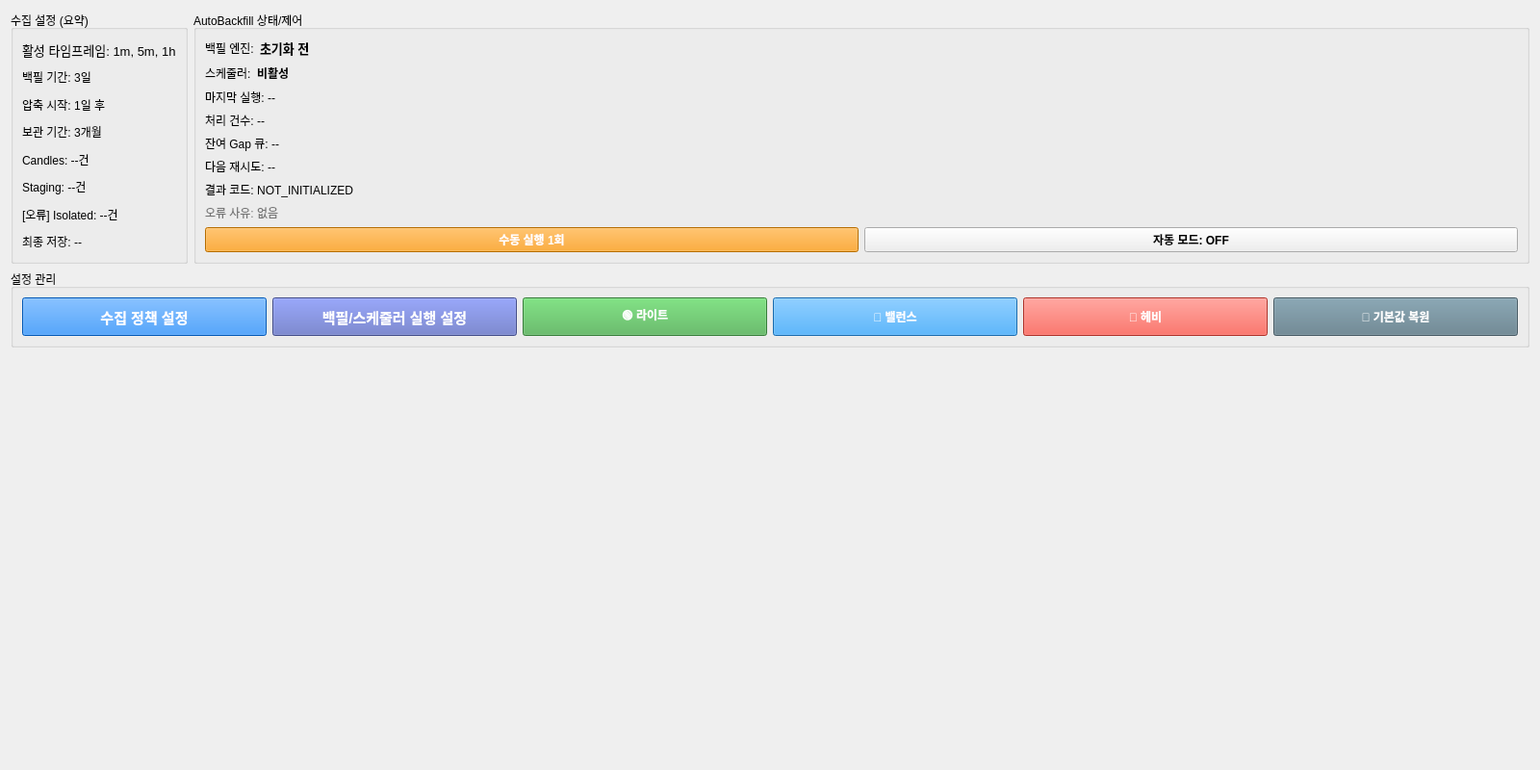
<?xml version="1.0" encoding="UTF-8"?>
<ui version="4.0">
 <class>CollectionTab</class>
 <widget class="QWidget" name="CollectionTab">
  <property name="geometry">
   <rect>
    <x>0</x>
    <y>0</y>
    <width>1600</width>
    <height>800</height>
   </rect>
  </property>
  <layout class="QVBoxLayout" name="vLayout_root">
   <item>
    <layout class="QHBoxLayout" name="hLayout_top">
     <item>
      <widget class="QGroupBox" name="groupBox_summary">
       <property name="title">
        <string>수집 설정 (요약)</string>
       </property>
       <layout class="QVBoxLayout">
        <item>
         <widget class="QLabel" name="label_summary_timeframes">
          <property name="text">
           <string>활성 타임프레임: 1m, 5m, 1h</string>
          </property>
          <property name="font">
           <font><pointsize>10</pointsize></font>
          </property>
         </widget>
        </item>
        <item>
         <widget class="QLabel" name="label_summary_backfill">
          <property name="text">
           <string>백필 기간: 3일</string>
          </property>
         </widget>
        </item>
        <item>
         <widget class="QLabel" name="label_summary_compression">
          <property name="text">
           <string>압축 시작: 1일 후</string>
          </property>
         </widget>
        </item>
        <item>
         <widget class="QLabel" name="label_summary_retention">
          <property name="text">
           <string>보관 기간: 3개월</string>
          </property>
         </widget>
        </item>
        <item>
         <widget class="QLabel" name="label_summary_candles">
          <property name="text">
           <string>Candles: --건</string>
          </property>
         </widget>
        </item>
        <item>
         <widget class="QLabel" name="label_summary_staging">
          <property name="text">
           <string>Staging: --건</string>
          </property>
         </widget>
        </item>
        <item>
         <widget class="QLabel" name="label_summary_isolated">
          <property name="text">
           <string>[오류] Isolated: --건</string>
          </property>
         </widget>
        </item>
        <item>
         <widget class="QLabel" name="label_summary_last_save">
          <property name="text">
           <string>최종 저장: --</string>
          </property>
         </widget>
        </item>
       </layout>
      </widget>
     </item>
     <item>
      <widget class="QGroupBox" name="groupBox_autobackfill">
       <property name="title">
        <string>AutoBackfill 상태/제어</string>
       </property>
       <property name="minimumWidth">
        <number>300</number>
       </property>
       <property name="maximumWidth">
        <number>360</number>
       </property>
       <property name="sizePolicy">
        <sizepolicy hsizetype="Preferred" vsizetype="Preferred">
         <horstretch>0</horstretch>
         <verstretch>0</verstretch>
        </sizepolicy>
       </property>
       <layout class="QVBoxLayout">
        <item>
         <layout class="QHBoxLayout">
          <item>
           <widget class="QLabel">
            <property name="text">
             <string>백필 엔진:</string>
            </property>
           </widget>
          </item>
          <item>
           <widget class="QLabel" name="label_bf_status">
            <property name="text">
             <string>초기화 전</string>
            </property>
            <property name="font">
             <font><bold>true</bold><pointsize>10</pointsize></font>
            </property>
           </widget>
          </item>
          <item>
           <spacer>
            <property name="orientation"><enum>Qt::Horizontal</enum></property>
            <property name="sizeHint" stdset="0"><size><width>40</width><height>20</height></size></property>
           </spacer>
          </item>
         </layout>
        </item>
        <item>
         <layout class="QHBoxLayout">
          <item>
           <widget class="QLabel">
            <property name="text">
             <string>스케줄러:</string>
            </property>
           </widget>
          </item>
          <item>
           <widget class="QLabel" name="label_scheduler_status">
            <property name="text">
             <string>비활성</string>
            </property>
            <property name="font">
             <font><bold>true</bold></font>
            </property>
           </widget>
          </item>
          <item>
           <spacer>
            <property name="orientation"><enum>Qt::Horizontal</enum></property>
            <property name="sizeHint" stdset="0"><size><width>40</width><height>20</height></size></property>
           </spacer>
          </item>
         </layout>
        </item>
        <item>
         <widget class="QLabel" name="label_bf_last_run">
          <property name="text">
           <string>마지막 실행: --</string>
          </property>
         </widget>
        </item>
        <item>
         <widget class="QLabel" name="label_bf_processed">
          <property name="text">
           <string>처리 건수: --</string>
          </property>
          <property name="toolTip">
           <string>실제로 DB에 반영(백필 완료)된 Gap 수입니다.
API 호출 성공만으로는 집계되지 않으며, DB 반영 행수 &gt; 0 이어야 카운트됩니다.</string>
          </property>
         </widget>
        </item>
        <item>
         <widget class="QLabel" name="label_bf_gap_remaining">
          <property name="text">
           <string>잔여 Gap 큐: --</string>
          </property>
          <property name="toolTip">
           <string>아직 백필되지 않은 pending 상태 Gap 수입니다.
이 값이 줄어들면 백필이 정상 진행 중입니다.</string>
          </property>
         </widget>
        </item>
        <item>
         <widget class="QLabel" name="label_bf_next_retry">
          <property name="text">
           <string>다음 재시도: --</string>
          </property>
         </widget>
        </item>
        <item>
         <widget class="QLabel" name="label_bf_last_result">
          <property name="text">
           <string>결과 코드: NOT_INITIALIZED</string>
          </property>
          <property name="wordWrap">
           <bool>true</bool>
          </property>
         </widget>
        </item>
        <item>
         <widget class="QLabel" name="label_bf_last_error">
           <property name="text">
            <string>오류 사유: 없음</string>
           </property>
           <property name="wordWrap">
            <bool>true</bool>
           </property>
           <property name="toolTip">
            <string>AutoBackfill 마지막 실패 원인을 표시합니다. 오류 발생 시 분류[예: DB 연결 실패·심볼 비어있음·워커 시작 실패]와 함께 표시됩니다.</string>
           </property>
           <property name="styleSheet">
            <string notr="true">color: #757575;</string>
           </property>
          </widget>
        </item>
        <item>
         <layout class="QHBoxLayout">
          <item>
           <widget class="QPushButton" name="btn_bf_run_once">
            <property name="text">
             <string>수동 실행 1회</string>
            </property>
            <property name="styleSheet">
             <string notr="true">background-color: #FF9800; color: white; font-weight: bold;</string>
            </property>
           </widget>
          </item>
          <item>
           <widget class="QPushButton" name="btn_bf_toggle_auto">
            <property name="text">
             <string>자동 모드: OFF</string>
            </property>
            <property name="checkable">
             <bool>true</bool>
            </property>
            <property name="styleSheet">
             <string notr="true">font-weight: bold;</string>
            </property>
           </widget>
          </item>
         </layout>
        </item>
       </layout>
      </widget>
     </item>
    </layout>
   </item>
   <item>
    <widget class="QGroupBox" name="groupBox_actions">
     <property name="title">
      <string>설정 관리</string>
     </property>
     <layout class="QHBoxLayout">
      <item>
       <widget class="QPushButton" name="btn_open_detail">
        <property name="text">
         <string>수집 정책 설정</string>
        </property>
        <property name="minimumSize">
         <size><width>180</width><height>40</height></size>
        </property>
        <property name="toolTip">
         <string>【전역 수집 정책(SSOT)】 수집 타임프레임 · 타임프레임별 최대 캔들 수 · 압축 · 보관 기간 · WebSocket 구독 수를 설정합니다.
※ 백필 실행·주기·스케줄러는 '백필/스케줄러 실행 설정'에서 관리합니다.</string>
        </property>
        <property name="styleSheet">
         <string notr="true">background-color: #007AFF; color: white; font-size: 11pt; font-weight: bold;</string>
        </property>
       </widget>
      </item>
      <item>
       <widget class="QPushButton" name="btn_open_bf_settings">
        <property name="text">
         <string>백필/스케줄러 실행 설정</string>
        </property>
        <property name="minimumSize">
         <size><width>200</width><height>40</height></size>
        </property>
        <property name="toolTip">
         <string>【백필/스케줄러 실행 설정】 백필 기간 · 대상 심볼 · 배치/재시도 · 스케줄러 주기 · 자동실행을 설정합니다.
대상 심볼의 '선택 심볼'은 스마트 스캐너 + AI/ML 선택 결과를 의미합니다.
수집 타임프레임/캔들 수 한도는 수집 정책 설정(SSOT)에서 편집합니다.</string>
        </property>
        <property name="styleSheet">
         <string notr="true">background-color: #5C6BC0; color: white; font-size: 11pt; font-weight: bold;</string>
        </property>
       </widget>
      </item>
      <item>
       <widget class="QPushButton" name="btn_preset_light">
        <property name="text">
         <string>🟢 라이트</string>
        </property>
        <property name="minimumSize">
         <size><width>100</width><height>40</height></size>
        </property>
        <property name="toolTip">
         <string>라이트 모드: 1m+5m+1h, 최소 캔들, 1일 후 압축, 90일 보관</string>
        </property>
        <property name="styleSheet">
         <string notr="true">background-color: #4CAF50; color: white; font-weight: bold;</string>
        </property>
       </widget>
      </item>
      <item>
       <widget class="QPushButton" name="btn_preset_balance">
        <property name="text">
         <string>🔵 밸런스</string>
        </property>
        <property name="minimumSize">
         <size><width>100</width><height>40</height></size>
        </property>
        <property name="toolTip">
         <string>밸런스 모드: 1m+5m+1h+1d, 중간 캔들, 7일 후 압축, 180일 보관</string>
        </property>
        <property name="styleSheet">
         <string notr="true">background-color: #2196F3; color: white; font-weight: bold;</string>
        </property>
       </widget>
      </item>
      <item>
       <widget class="QPushButton" name="btn_preset_heavy">
        <property name="text">
         <string>🔴 헤비</string>
        </property>
        <property name="minimumSize">
         <size><width>100</width><height>40</height></size>
        </property>
        <property name="toolTip">
         <string>헤비 모드: 전체 타임프레임, 최대 캔들, 30일 후 압축, 365일 보관 (AI/ML용)</string>
        </property>
        <property name="styleSheet">
         <string notr="true">background-color: #F44336; color: white; font-weight: bold;</string>
        </property>
       </widget>
      </item>
      <item>
       <widget class="QPushButton" name="btn_preset_default">
        <property name="text">
         <string>🔄 기본값 복원</string>
        </property>
        <property name="minimumSize">
         <size><width>110</width><height>40</height></size>
        </property>
        <property name="toolTip">
         <string>수집 설정 전체를 기본값으로 복원 (라이트 기준)</string>
        </property>
        <property name="styleSheet">
         <string notr="true">background-color: #607D8B; color: white; font-weight: bold;</string>
        </property>
       </widget>
      </item>
     </layout>
    </widget>
   </item>
   <item>
    <spacer name="verticalSpacer">
     <property name="orientation"><enum>Qt::Vertical</enum></property>
     <property name="sizeHint" stdset="0">
      <size><width>20</width><height>300</height></size>
     </property>
    </spacer>
   </item>
  </layout>
 </widget>
 <resources/>
 <connections/>
</ui>
